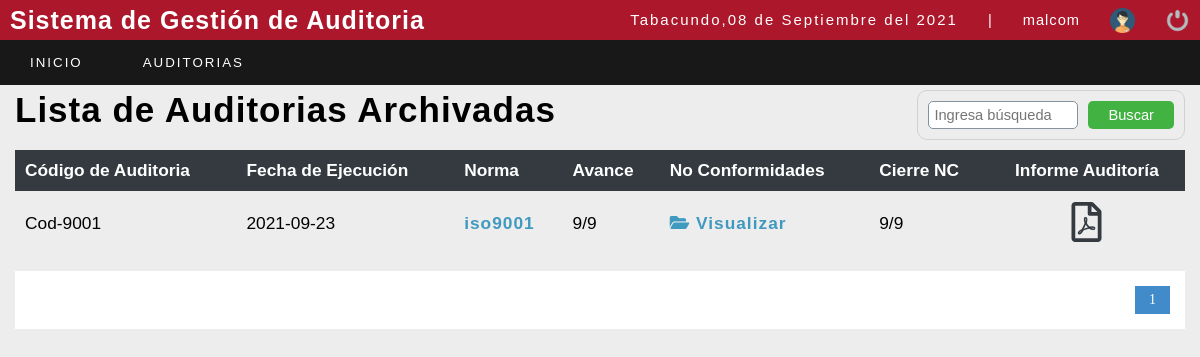
Page /sistema/lista_auditorarchivadas.php (signed in) on the committed database.
### tables this page shows
CREATE TABLE `norma` (
  `idnorma` int(11) NOT NULL,
  `nombrenorma` varchar(50) NOT NULL
);

CREATE TABLE `detalleauditoria` (
  `iddetalleauditoria` int(11) NOT NULL,
  `codigoauditoria` varchar(80) NOT NULL,
  `idperiodo` int(11) NOT NULL,
  `fechaejecucion` date NOT NULL,
  `idgrupo` int(11) NOT NULL,
  `fechacreacion` date NOT NULL DEFAULT current_timestamp(),
  `estado` int(11) NOT NULL DEFAULT 1
);

### sistema/lista_auditorarchivadas.php (the view, shortened to what this page needs)
<?php
include "../conexion.php";
$usu = $_SESSION['id_user'];
?>
<!DOCTYPE html>
<html lang="en">
<head>
	<?php include "includes/scripts.php"; ?>
	<link rel="stylesheet" href="https://pro.fontawesome.com/releases/v5.10.0/css/all.css" />
</head>
<body>
	<?php include "includes/header.php"; ?>
	<section id="container">
		<h1>Lista de Auditorias Archivadas</h1>
		<form action="busqueda_auditorarchivadas.php" class="form_search">
		<input style="width:150px" type="text" name="busqueda" id="busqueda" placeholder="Ingresa búsqueda">
		<input type="submit" value="Buscar" class="btn_search">
		</form>
		<table style="margin-top: 20px;">
			<tr>
				<th>Código de Auditoria</th>
				<th>Fecha de Ejecución</th>
				<th>Norma</th>
				<th>Avance</th>
				<th>No Conformidades</th>
				<th>Cierre NC</th>
				<th  style="text-align: center;">Informe Auditoría</th>
			</tr>
			<?php
			$sql_registe = mysqli_query($conection, "SELECT COUNT(*) as total_registro FROM norma n, grupoauditor ga, detallegrupo dg, detalleauditoria da WHERE n.idnorma=ga.idnorma and ga.idgrupo=dg.idgrupo AND dg.idgrupo=da.idgrupo AND dg.id_user=$usu AND da.estado=3 ");
			$result_register = mysqli_fetch_array($sql_registe);
			$total_registro = $result_register['total_registro'];
			$por_pagina =15;
			if (empty($_GET['pagina'])) {
				$pagina = 1;
			} else {
				$pagina = $_GET['pagina'];
			}
			$desde = ($pagina - 1) * $por_pagina;
			$total_paginas = ceil($total_registro / $por_pagina);
			$query = mysqli_query($conection, "SELECT codigoauditoria,fechaejecucion,nombrenorma,iddetalleauditoria,estado from norma n, grupoauditor ga, detallegrupo dg, detalleauditoria da WHERE n.idnorma=ga.idnorma and ga.idgrupo=dg.idgrupo AND dg.idgrupo=da.idgrupo AND dg.id_user=$usu AND da.estado=3 ORDER BY codigoauditoria DESC LIMIT $desde,$por_pagina");
			$result = mysqli_num_rows($query);
			$total = 0;
			$totalres = 0;
			if ($result > 0) {
				while ($data = mysqli_fetch_array($query)) {
			?>
					<tr>
						<td><?php echo $data[0]; ?></td>
						<td><?php echo $data[1]; ?></td>
						<td><a style="color: #4099BF; font-weight: bold" href="formulario_clausulasarchivadas.php?id=<?php echo $data[3]; ?>&ide=<?php echo $data[4]; ?> "><?php echo $data[2]; ?></a></td>
						<?php
						$val = $data[2];
						$idda = $data[3];
						$con = mysqli_query($conection, "SELECT COUNT(*) as total FROM clausula c,norma n WHERE n.idnorma=c.idnorma AND n.nombrenorma='$val' ");
						$conres = mysqli_query($conection, "SELECT COUNT(*) as totalre FROM detalleclausula dc , clausula c, norma n, detalleauditoria da WHERE n.idnorma=c.idnorma AND c.idclausula=dc.idclausula AND n.nombrenorma='$val' AND da.iddetalleauditoria=dc.iddetalleauditoria AND dc.iddetalleauditoria=$idda AND dc.documentacionsoporte IS NOT NULL;");
						$numacc = mysqli_query($conection, "SELECT COUNT(*) AS totalin  FROM detalleauditoria da, norma n, clausula c,detalleclausula dc ,procesos p WHERE da.iddetalleauditoria=dc.iddetalleauditoria AND c.idclausula=dc.idclausula AND n.idnorma=c.idnorma AND p.idproceso=c.idproceso AND dc.parametroscalificacion<>'cumple' AND da.iddetalleauditoria=$data[3] ");
						$num = mysqli_query($conection, "SELECT COUNT(*) AS totalplanes  FROM detalleauditoria da, norma n, clausula c,detalleclausula dc ,procesos p WHERE da.iddetalleauditoria=dc.iddetalleauditoria AND c.idclausula=dc.idclausula AND n.idnorma=c.idnorma AND p.idproceso=c.idproceso AND dc.parametroscalificacion<>'cumple'  AND da.iddetalleauditoria=$data[3]  AND dc.planaccion=2   ");
						$numacciones = mysqli_fetch_array($numacc);
						$result = mysqli_fetch_array($conres);
						$result_register = mysqli_fetch_array($con);
						$numplan = mysqli_fetch_array($num);
						if (isset($result_register)) {
							$total = $result_register['total'];
						}
						if (isset($result)) {
							$totalres = $result['totalre'];
						}
						if (isset($numacciones)) {
							$totalplan = $numacciones['totalin'];
						}
						if (isset($numplan)) {
							$totalplanes = $numplan['totalplanes'];
						}
						?>
						<td><?php echo $totalres; ?>/<?php echo $total; ?></td>
						<td><a style="color: #4099BF; font-weight: bold" href="lista_noconformidades.php?id=<?php echo $data[3]; ?>"><i class="fas fa-folder-open"></i> Visualizar</a></td>
						<td><?php echo $totalplanes; ?>/<?php echo $totalplan; ?></td>
						<td style="font-size: 40px; text-align: center; color: #343A40"><a style="color: #343A40; font-weight: bold" href="app/index.php?id=<?php echo $data[3]; ?>" target="_blank"><abbr title="Observar informe final "><i class="far fa-file-pdf"></i></abbr></a></td>
					</tr>
			<?php
				}
			}
			?>
		</table>
		<div class="paginador">
			<ul>
				<?php
				for ($i = 1; $i <= $total_paginas; $i++) {
					if ($i == $pagina) {
						echo '<li class="pageSelected">' . $i . '</li>';
					} else {
						echo '<li><a href="?pagina=' . $i . '">' . $i . '</a></li>';
					}
				}
				?>
			</ul>
		</div>
	</section>
</body>
</html>

### sistema/css/style.css (style rules this page uses)
* { margin: 0; padding: 0; box-sizing: border-box; }
body { background: #ededed; }
h1, h2, h3, h4, h5, h6 { font-family: Arial, sans-serif; font-weight: bold; letter-spacing: 1px; }
h1 { font-size: 25px; }
a { text-decoration: none; font-family: Arial, sans-serif; letter-spacing: 1px; }
#container { padding: 90px 15px 15px; }
form { background: #fff; margin: auto; padding: 20px 50px; border: 1px solid #d1d1d1; }
input, select { display: block; width: 100%; font-size: 11pt; padding: 5px; border: 1px solid #85929e; border-radius: 5px; }
#container h1 { font-size: 35px; display: inline-block; }
table { border-collapse: collapse; font-size: 13pt; font-family: Arial, sans-serif; width: 100%; }
table th { text-align: left; padding: 10px; background: #343A40; color: #fff; }
table tr:nth-child(odd) { background: #fff; }
table td { padding: 10px; }
.paginador ul { padding: 15px; list-style: none; background: #FFF; margin-top: 15px; display: -webkit-flex; display: -moz-flex; display: -ms-flex; display: -o-flex; display: flex; justify-content: flex-end; }
.paginador a, .pageSelected { color: #428bca; border: 1px solid #ddd; padding: 5px; display: inline-block; font-size: 14px; text-align: center; width: 35px; }
.pageSelected { color: #FFF; background: #428bca; border: 1px solid #428bca; }
.form_search { display: -webkit-flex; display: -moz-flex; display: -ms-flex; display: -o-flex; display: flex; float: right; background: initial; padding: 10px; border-radius: 10px; }
.form_search .btn_search { background: #42b343; color: #FFF; padding: 0 20px; border: 0; cursor: pointer; margin-left: 10px; }

### rows in the picture
norma: detalleauditoria.codigoauditoria "Cod-9001", detalleauditoria.fechaejecucion "2021-09-23", nombrenorma "iso9001", totalres "9", total "9", totalplanes "9", totalplan "9"

### other values in the picture
fechaC() "08 de Septiembre del 2021"
$_SESSION['user'] "malcom"
